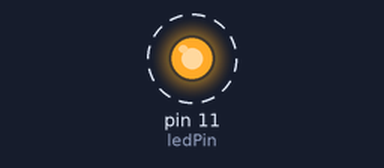
This program was run on a simulated Raspberry Pi (header pin numbers). Shown: output pins drawn as LEDs (lit = HIGH). Dashed ring = blinking.

Above: at 0.5 s.
Timing chart, 0 to 4.6 s (numbered marks = the images above):
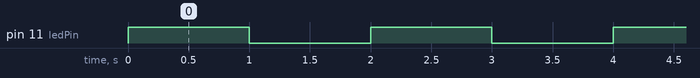

Measured:
- by itself, pin 11 (ledPin): alternates HIGH for 1.0 s and LOW for 1.0 s

The program:

blinklights.py
```python
import RPi.GPIO as GPIO                 # This will result in a runtime error if not being ran on a pi and doesn't have the GPIO package installed. Usually installed on pis by default
import time

ledPin = 11                             # GPIO 17

delay = 1                               # 1 second
loopCnt = 100                           # Loop 100 times

def main():
    for i in range(loopCnt):
        GPIO.output(ledPin, GPIO.HIGH)  # output 3.3V from GPIO pin
        time.sleep(delay)               # wait 1s
        GPIO.output(ledPin, GPIO.LOW)   # ouput 0V from GPIO pin
        time.sleep(delay)               # wait 1s

def setup():
    GPIO.setmode(GPIO.BOARD)
    GPIO.setup(ledPin, GPIO.OUT)        # initialize GPIO pin as OUTPUT pin
    GPIO.output(ledPin, GPIO.LOW)

if __name__ == "__main__":
    setup()
    main()
    GPIO.cleanup()                      # Free up used resources, can probably omit safely
```
